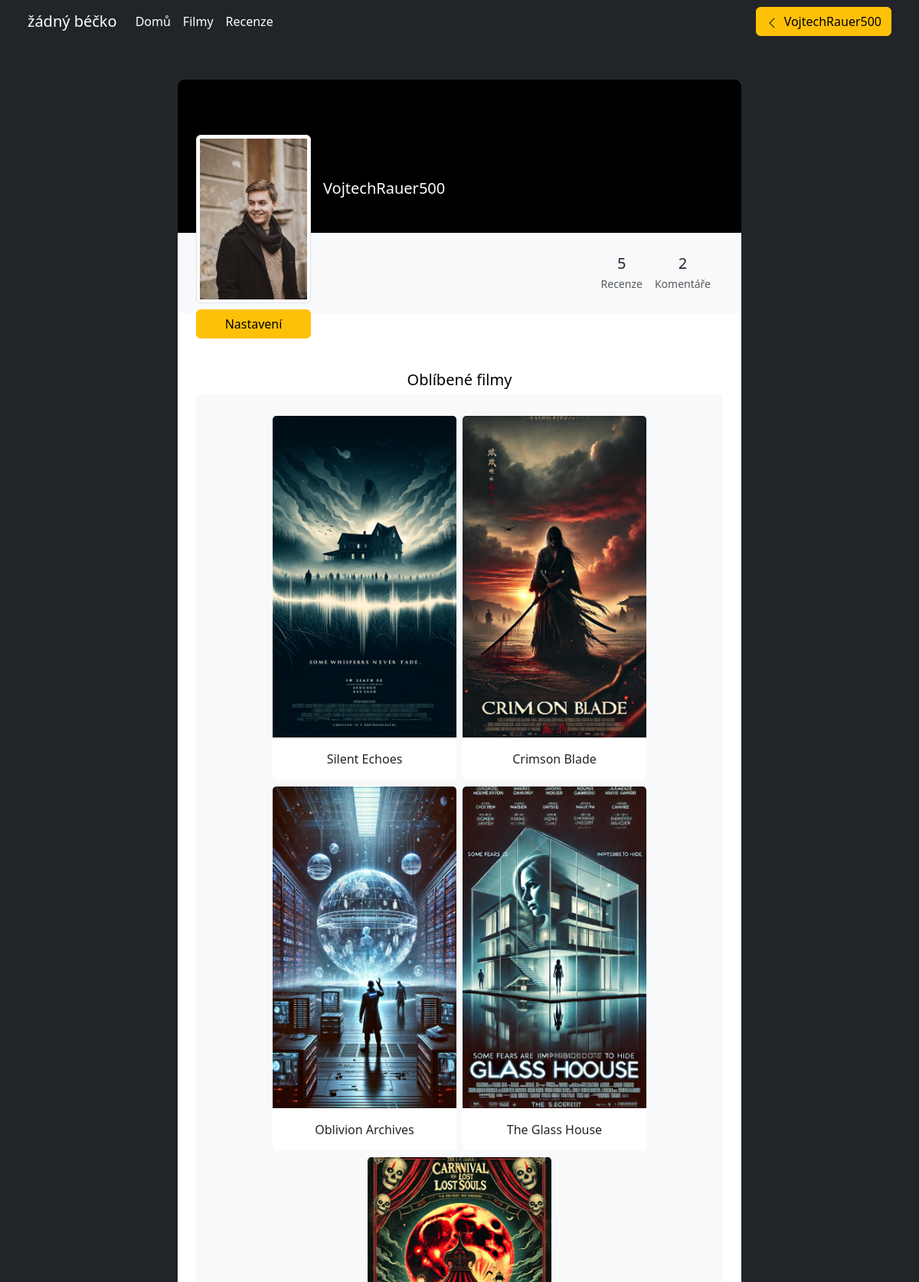
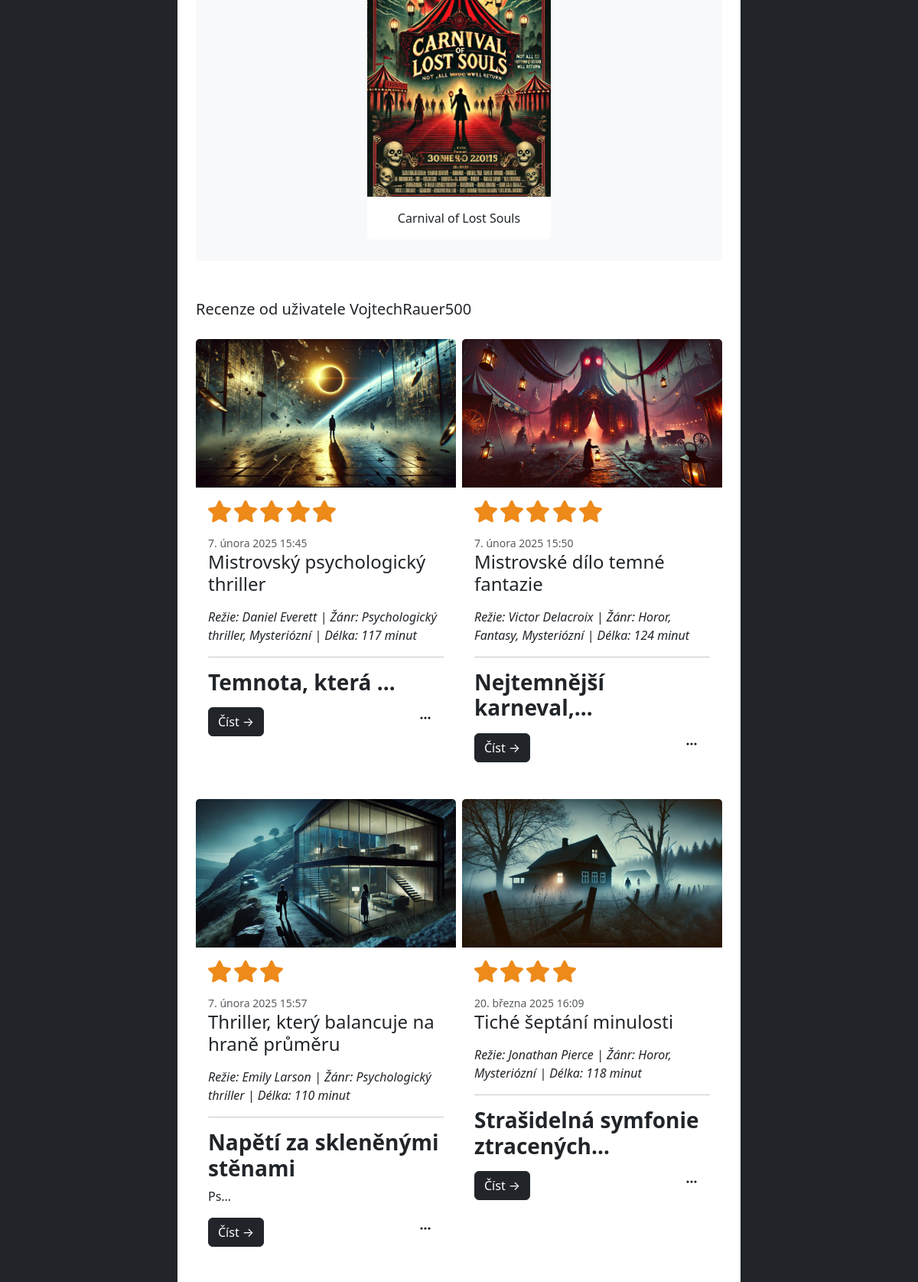
Page /profil/VojtechRauer500 (signed in, upper part) on the committed database (2 pictures, top to bottom).
### blog/models.py (models this page shows, shortened)
class User(AbstractUser): #class representing a user
    class Meta:
        verbose_name = 'Uživatel'
        verbose_name_plural = 'Uživatelé'
    email = models.EmailField(unique=True)
    username = models.CharField(max_length=200, unique=True)
    profile_pic = models.ImageField(
        default='/profile_pics/default_profile_pic.png',
        upload_to='profile_pics/')
    """"""
    USERNAME_FIELD = 'email' #setting the login username to email
    REQUIRED_FIELDS = ['username']

class FavoriteFilm(models.Model): #helper class defining links between users and their favorite films
    user = models.ForeignKey(User, on_delete=models.CASCADE, related_name='favorite_films')
    film = models.ForeignKey(Film, on_delete=models.CASCADE, related_name='in_favorites')
    class Meta:
        unique_together = ('user', 'film') #setting values 'user' and 'film' to be unique together to avoid adding a film to the favorites more than once

class Film(models.Model): #class representing a film
    class Meta:
        verbose_name = 'Film'
        verbose_name_plural = 'Filmy'
    title = models.CharField(max_length=200)
    slug = models.SlugField(unique=True)
    image = models.ImageField(upload_to='posters/', default='posters/dummy_poster.png', blank=True, null=True) #if the film poster wasn't added by user, a default dummy poster is provided
    director = models.ForeignKey(Director, null=True, on_delete=models.SET_NULL) #linking the Film class to the Director class
    summary = models.TextField()
    tags = TaggableManager(blank=True)

class Review(models.Model): #class representing a film review
    class Meta:
        verbose_name = 'Recenze'
        verbose_name_plural = 'Recenze'
    class Rating(models.IntegerChoices): #choices for field 'rating' with integer values and respectively their UI representations
        A = 5, '5 ⭐'
        B = 4, '4 ⭐'
        C = 3, '3 ⭐'
        D = 2, '2 ⭐'
        E = 1, '1 ⭐'
        F = 0, '0 ⭐'
    title = models.CharField(max_length=200)
    slug = models.SlugField(unique=True)
    film = models.ForeignKey(Film, on_delete=models.CASCADE)
    body = CKEditor5Field('Text', config_name='extends') #ck-editor field enabling user to further format the text of their review
    author = models.ForeignKey(User, on_delete=models.CASCADE)
    created = models.DateTimeField(auto_now_add=True)
    edited = models.DateTimeField(auto_now=True)
    image = models.ImageField(upload_to='review_headers/', default='review_headers/dummy_header.png', blank=True, null=True)
    rating = models.IntegerField(
        choices=Rating.choices
    )

### blog/views.py (the view)
# urls.py: path('profil/<slug:username>', views.profile_user, name='profile'),
def profile_user(request, username):
    user = User.objects.get(username=username)
    reviews = user.review_set.all()
    form_user = UpdateUser(instance=user)
    form_password = PasswordChangeForm(user)
    favorite_films = user.favorite_films.all()
    context = {'user': user, 'reviews': reviews, 'form_user': form_user, 'form_password': form_password, 'favorite_films': favorite_films}
    return render(request, 'blog/user/profile.html', context)

### blog/templates/blog/user/profile.html (shortened to what this page needs)
{% extends 'blog/main.html' %}
{% load static %}
{% block content %}
<section class="h-100 gradient-custom-2">
  <div class="container py-5 h-100">
    <div class="row d-flex justify-content-center">
      <div class="col col-lg-9 col-xl-8">
        <div class="card border-0">
          <div class="rounded-top text-white d-flex flex-row" style="background-color: #000; height:200px;">
            <div class="ms-4 mt-5 d-flex flex-column" style="width: 150px;">
              <img src="{{user.profile_pic.url}}"
                alt="Generic placeholder image" class="img-fluid img-thumbnail mt-4 mb-2"
                style="width: 150px; z-index: 1">
                {% if request.user == user %}
              <button type="button" class="btn btn-warning" data-bs-toggle="modal" data-bs-target="#settingsModal" style="z-index: 1;">
                Nastavení
              </button>
                {% endif %}
            </div>
            <div class="ms-3" style="margin-top: 130px;">
              <h5>{{user.username}}</h5>
            </div>
          </div>
          <div class="p-4 text-black bg-body-tertiary">
            <div class="d-flex justify-content-end text-center py-1 text-body">
              <div>
                <p class="mb-1 h5">{{reviews.count}}</p>
                <p class="small text-muted mb-0">Recenze</p>
              </div>
              <div class="px-3">
                <p class="mb-1 h5">{{ user.comment_set.count }}</p>
                <p class="small text-muted mb-0">Komentáře</p>
              </div>
            </div>
          </div>
          <div class="card-body mt-5 p-4 text-black">
            <div class="mb-5 text-center d-flex flex-column">
              <p class="lead fw-normal mb-1">Oblíbené filmy</p>
              <div class="p-4 bg-body-tertiary d-flex flex-wrap justify-content-center">
                  {% if favorite_films %}
                  {% for favorite in favorite_films %}
                  <div class="card border-0 m-1" style="width: 15rem;">
                      <a href="{% url 'film-detail' favorite.film.slug %}"><img class="card-img-top" src="{{ favorite.film.image.url }}" alt="Card image cap"></a>
                      <div class="card-body">
                        <p class="card-text">{{ favorite.film.title }}</p>
                      </div>
                  </div>
                  {% endfor %}
                  {% else %}
                   <p class="font-italic mb-1">Tento uživatel nemá žádné oblíbené filmy</p>
                  {% endif %}
              </div>
            </div>
            <div class="d-flex justify-content-between align-items-center mb-4 text-body">
              <p class="lead fw-normal mb-0">Recenze od uživatele {{user.username}}</p>
            </div>
            <div class="row g-2">
                {% for review in reviews %}
                <div class="col-lg-6">
                    <div class="card mb-4 border-0">
                        <a href="{% url 'review-detail' review.slug %}"><img class="card-img-top" src="{{review.image.url}}" alt="..." /></a>
                        <div class="card-body">
                            <div class="rating">
                                {% for _ in ""|rjust:review.rating %}
                                <img src="{% static 'assets/star.svg' %}" class="ml-3 mb-3" style="height: 30px;"/>
                                {% endfor %}
                            </div>
                            <div class="small text-muted">{{review.created}}</div>
                            <h2 class="card-title h4">{{review.title}}</h2>
                            <p class="card-text">{{ review.body|truncatechars_html:100|safe}}</p>
                                                                <div class="d-flex justify-content-between">
                                    <a class="btn btn-dark" href="{% url 'review-detail' review.slug %}">Číst →</a>
                                        {% if request.user == review.author or request.user.is_staff %}
                                        <div class="dropdown">
                                          <a class="pe-3" href="#" role="button" data-bs-toggle="dropdown" aria-expanded="false">
                                            <img src="{% static 'assets/three-dots.svg' %}"/>
                                          </a>
                                        </div>
                                        {% endif %}
                                    </div>
                        </div>
                    </div>
                </div>
                {% endfor %}
          </div>
        </div>
      </div>
    </div>
  </div>
  </div>
</section>
{% endblock %}

### blog/templates/blog/navbar.html (shortened to what this page needs)
{% load static %}
<nav class="navbar navbar-expand-lg px-4 py-2 navbar-dark justify-content-between">
  <div class="container-fluid">
    <a class="navbar-brand text-white" href="{% url 'home' %}">žádný béčko</a>
    <div class="collapse navbar-collapse" id="navbarSupportedContent">
      <ul class="navbar-nav mb-2 mb-lg-0">
        <li class="nav-item">
          <a class="nav-link text-white" href="{% url 'home' %}">Domů</a>
        </li>
        <li class="nav-item">
          <a class="nav-link text-white" href="{% url 'film-list' %}">Filmy</a>
        </li>
        <li class="nav-item">
          <a class="nav-link text-white" href="{% url 'review-list' %}">Recenze</a>
        </li>
      </ul>
      {% if request.user.is_authenticated %}
      <button class="btn btn-warning" type="button" data-bs-toggle="offcanvas" data-bs-target="#offcanvasRight" aria-controls="offcanvasRight"><img src="{% static 'assets/chevron-left.svg' %}" class="me-2"/>{{ request.user.username }}</button>
      {% endif %}
    </div>
  </div>
</nav>

### rows in the picture
User: user.username "VojtechRauer500", profile_pic (picture), username "VojtechRauer500", count "5", comment_set.count "2"
FavoriteFilm: film.image (picture), film "Silent Echoes"
FavoriteFilm: film.image (picture), film "Crimson Blade"
FavoriteFilm: film.image (picture), film "Oblivion Archives"
FavoriteFilm: film.image (picture), film "The Glass House"
FavoriteFilm: film.image (picture), film "Carnival of Lost Souls"
Review: image (picture), rating 5 (drawn), created "7. února 2025 15:45", title "Mistrovský psychologický thriller", body "Režie: Daniel Everett | Žánr: Psychologický thriller, Mysteriózní | Délka: 117 minut Temnota, která …"
Review: image (picture), rating 5 (drawn), created "7. února 2025 15:50", title "Mistrovské dílo temné fantazie", body "Režie: Victor Delacroix | Žánr: Horor, Fantasy, Mysteriózní | Délka: 124 minut Nejtemnější karneval,…"
Review: image (picture), rating 3 (drawn), created "7. února 2025 15:57", title "Thriller, který balancuje na hraně průměru", body "Režie: Emily Larson | Žánr: Psychologický thriller | Délka: 110 minut Napětí za skleněnými stěnami Ps…"
Review: image (picture), rating 4 (drawn), created "20. března 2025 16:09", title "Tiché šeptání minulosti", body "Režie: Jonathan Pierce | Žánr: Horor, Mysteriózní | Délka: 118 minut Strašidelná symfonie ztracených…"
